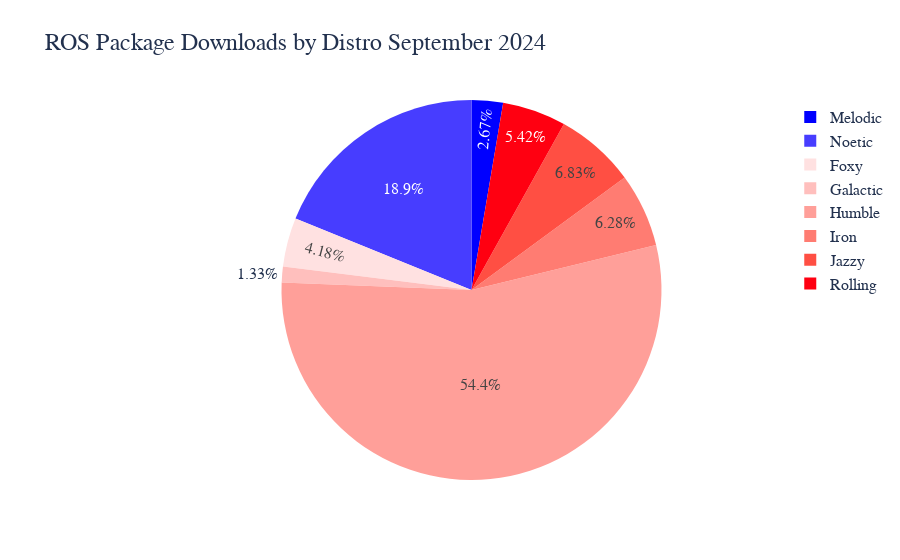

The code cell stored with this chart in its notebook:
### Code cell
trace1 = go.Pie(values= temp[this_year], labels = temp["name"],title="",sort= False)
layout = go.Layout(title="ROS Package Downloads by Distro {0} {1}".format(this_month,this_year))
fig = go.Figure(data=trace1, layout=layout)


fig.update_layout(
    font_family="Arial",
    font_color="#22314E",
    font_size=16,
    title_font_size = 24,
    title_font_family="Arial",
    title_font_color="#22314E"
)


fig.update_traces(marker=dict(colors=[
"#0000ff", # Melodic 
"#473dff", # Noetic 

"#ffe1e1",
"#ffbfbd",
"#ff9f99",
"#ff7c72",
"#ff4f43",
"#ff0011",

    
"#FF00FF", # All Other
"#FFFF00", # Python
    
]))

fig.show()

### Figure 1 — Plotly figure (JSON) as saved in the notebook; plotly's stock layout.template omitted (floating-point values rounded to 4 significant figures)
{"data": [{"labels": ["Melodic", "Noetic", "Foxy", "Galactic", "Humble", "Iron", "Jazzy", "Rolling", "All Other Distros", "Python Pkgs"], "marker": {"colors": ["#0000ff", "#473dff", "#ffe1e1", "#ffbfbd", "#ff9f99", "#ff7c72", "#ff4f43", "#ff0011", "#FF00FF", "#FFFF00"]}, "sort": false, "title": {"text": ""}, "type": "pie", "values": [2.37, 16.75, 3.71, 1.18, 48.35, 5.58, 6.07, 4.81, null, null]}], "layout": {"font": {"color": "#22314E", "family": "Arial", "size": 16}, "title": {"font": {"color": "#22314E", "family": "Arial", "size": 24}, "text": "ROS Package Downloads by Distro September 2024"}}}
